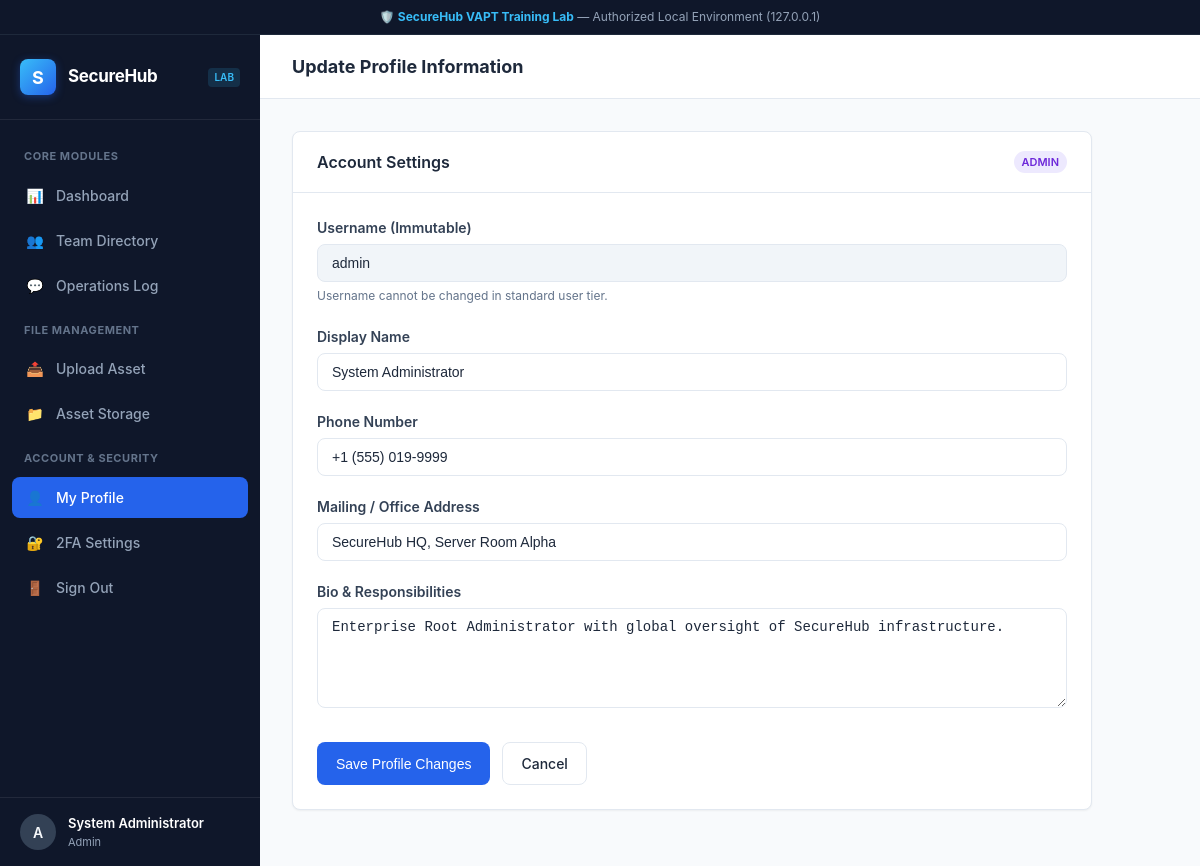
The app's page /profile/edit (signed in) with its own data.
### tables this page shows
CREATE TABLE users (
            id INTEGER PRIMARY KEY AUTOINCREMENT,
            username TEXT UNIQUE NOT NULL,
            password TEXT NOT NULL,
            email TEXT NOT NULL,
            role TEXT NOT NULL DEFAULT 'user',
            display_name TEXT,
            phone TEXT,
            address TEXT,
            bio TEXT,
            two_factor_enabled INTEGER DEFAULT 0,
            two_factor_secret TEXT
        );

### app.py (the view, shortened to what this page needs)
@app.route("/profile/edit", methods=["GET", "POST"])
@login_required
def profile_edit():
    current_user = get_current_user()
    db = get_db()
    return render_template("profile_edit.html", user=current_user, current_user=current_user, active_page="profile")

### app.py (called while the page is built)
def get_db():
    if "db" not in g:
        g.db = sqlite3.connect(DATABASE_PATH)
        g.db.row_factory = sqlite3.Row
    return g.db

def get_current_user():
    user_id = session.get("user_id")
    if not user_id:
        return None
    db = get_db()
    return db.execute("SELECT * FROM users WHERE id = ?", (user_id,)).fetchone()

def login_required(f):
    @functools.wraps(f)
    def decorated_function(*args, **kwargs):
        if "user_id" not in session:
            flash("Please sign in to access this workspace resource.", "warning")
            return redirect(url_for("login"))
        return f(*args, **kwargs)
    return decorated_function

### templates/profile_edit.html (shortened to what this page needs)
{% extends "base.html" %}
{% block header_title %}Update Profile Information{% endblock %}
{% block content %}
<div class="card" style="max-width: 800px;">
    <div class="card-header">
        <h2>Account Settings</h2>
        <span class="badge badge-{{ 'admin' if user.role == 'admin' else 'user' }}">{{ user.role }}</span>
    </div>
    <div class="card-body">
        <form method="POST" action="{{ url_for('profile_edit') }}">
            <div class="form-group">
                <label class="form-label" for="username_static">Username (Immutable)</label>
                <input type="text" id="username_static" class="form-control" value="{{ user.username }}" disabled style="background-color: #f1f5f9;">
                <span class="form-hint">Username cannot be changed in standard user tier.</span>
            </div>
            <div class="form-group">
                <label class="form-label" for="display_name">Display Name</label>
                <input type="text" id="display_name" name="display_name" class="form-control" value="{{ user.display_name or '' }}" required>
            </div>
            <div class="form-group">
                <label class="form-label" for="phone">Phone Number</label>
                <input type="text" id="phone" name="phone" class="form-control" value="{{ user.phone or '' }}" placeholder="+1 (555) 019-2834">
            </div>
            <div class="form-group">
                <label class="form-label" for="address">Mailing / Office Address</label>
                <input type="text" id="address" name="address" class="form-control" value="{{ user.address or '' }}" placeholder="100 Enterprise Way, Suite 400">
            </div>
            <div class="form-group">
                <label class="form-label" for="bio">Bio & Responsibilities</label>
                <textarea id="bio" name="bio" class="form-control" rows="4">{{ user.bio or '' }}</textarea>
            </div>
            <div style="margin-top: 28px; display: flex; gap: 12px;">
                <button type="submit" class="btn btn-primary">Save Profile Changes</button>
                <a href="{{ url_for('profile_view') }}" class="btn btn-secondary">Cancel</a>
            </div>
        </form>
    </div>
</div>
{% endblock %}

### templates/base.html (shortened to what this page needs)
<!DOCTYPE html>
<html lang="en">
<head>
    <link rel="stylesheet" href="{{ url_for('static', filename='css/style.css') }}">
</head>
<body>
    <div class="lab-banner">
        <span>🛡️ <strong>SecureHub VAPT Training Lab</strong> — Authorized Local Environment (127.0.0.1)</span>
    </div>
    <div class="app-container">
        <aside class="sidebar">
            <div class="brand-header">
                <div class="brand-logo">S</div>
                <div class="brand-title">SecureHub</div>
                <span class="brand-badge">Lab</span>
            </div>
            <nav class="nav-menu">
                <div class="nav-section-title">Core Modules</div>
                <a href="{{ url_for('dashboard') }}" class="nav-item {% if active_page == 'dashboard' %}active{% endif %}">
                    <span class="nav-icon">📊</span>
                    <span>Dashboard</span>
                </a>
                <a href="{{ url_for('users_list') }}" class="nav-item {% if active_page == 'users' %}active{% endif %}">
                    <span class="nav-icon">👥</span>
                    <span>Team Directory</span>
                </a>
                <a href="{{ url_for('comments_view') }}" class="nav-item {% if active_page == 'comments' %}active{% endif %}">
                    <span class="nav-icon">💬</span>
                    <span>Operations Log</span>
                </a>
                <div class="nav-section-title">File Management</div>
                <a href="{{ url_for('upload_view') }}" class="nav-item {% if active_page == 'upload' %}active{% endif %}">
                    <span class="nav-icon">📤</span>
                    <span>Upload Asset</span>
                </a>
                <a href="{{ url_for('uploads_gallery') }}" class="nav-item {% if active_page == 'uploads' %}active{% endif %}">
                    <span class="nav-icon">📁</span>
                    <span>Asset Storage</span>
                </a>
                <div class="nav-section-title">Account & Security</div>
                <a href="{{ url_for('profile_view') }}" class="nav-item {% if active_page == 'profile' %}active{% endif %}">
                    <span class="nav-icon">👤</span>
                    <span>My Profile</span>
                </a>
                <a href="{{ url_for('two_factor_view') }}" class="nav-item {% if active_page == '2fa' %}active{% endif %}">
                    <span class="nav-icon">🔐</span>
                    <span>2FA Settings</span>
                </a>
                <a href="{{ url_for('logout') }}" class="nav-item">
                    <span class="nav-icon">🚪</span>
                    <span>Sign Out</span>
                </a>
            </nav>
            {% if current_user %}
            <div class="sidebar-user">
                <div class="user-avatar">{{ current_user['username'][0].upper() }}</div>
                <div class="user-info">
                    <div class="user-name">{{ current_user['display_name'] or current_user['username'] }}</div>
                    <div class="user-role">{{ current_user['role'] }}</div>
                </div>
            </div>
            {% endif %}
        </aside>
        <main class="main-wrapper">
            <header class="top-navbar">
                <div class="page-headline">{% block header_title %}Workspace Overview{% endblock %}</div>
            </header>
            <div class="content-container">
                {% block content %}{% endblock %}
            </div>
        </main>
    </div>
</body>
</html>

### records on screen
users: username "A", display_name "System Administrator", role "Admin", role "ADMIN", username "admin", phone "+1 (555) 019-9999", address "SecureHub HQ, Server Room Alpha", bio "Enterprise Root Administrator with global oversight of SecureHub infrastructure."
